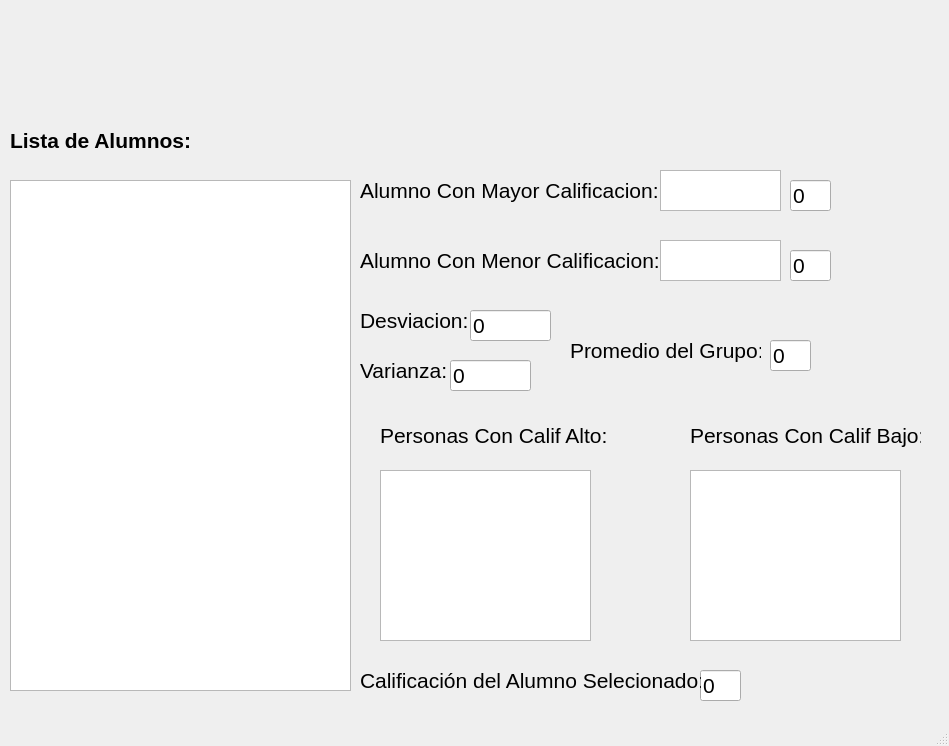
<?xml version="1.0" encoding="UTF-8"?>
<ui version="4.0">
 <class>MainWindow</class>
 <widget class="QMainWindow" name="MainWindow">
  <property name="geometry">
   <rect>
    <x>0</x>
    <y>0</y>
    <width>949</width>
    <height>746</height>
   </rect>
  </property>
  <property name="windowTitle">
   <string>MainWindow</string>
  </property>
  <widget class="QWidget" name="centralwidget">
   <widget class="QListWidget" name="lw_alumnos">
    <property name="geometry">
     <rect>
      <x>10</x>
      <y>180</y>
      <width>341</width>
      <height>511</height>
     </rect>
    </property>
    <property name="font">
     <font>
      <pointsize>16</pointsize>
     </font>
    </property>
   </widget>
   <widget class="QLabel" name="label">
    <property name="geometry">
     <rect>
      <x>10</x>
      <y>120</y>
      <width>261</width>
      <height>41</height>
     </rect>
    </property>
    <property name="font">
     <font>
      <pointsize>16</pointsize>
      <weight>75</weight>
      <bold>true</bold>
     </font>
    </property>
    <property name="text">
     <string>Lista de Alumnos:</string>
    </property>
   </widget>
   <widget class="QLineEdit" name="txt_calificacion">
    <property name="geometry">
     <rect>
      <x>700</x>
      <y>670</y>
      <width>41</width>
      <height>31</height>
     </rect>
    </property>
    <property name="font">
     <font>
      <pointsize>16</pointsize>
     </font>
    </property>
    <property name="text">
     <string>0</string>
    </property>
   </widget>
   <widget class="QLabel" name="label_10">
    <property name="geometry">
     <rect>
      <x>830</x>
      <y>0</y>
      <width>121</width>
      <height>131</height>
     </rect>
    </property>
    <property name="text">
     <string/>
    </property>
    <property name="pixmap">
     <pixmap resource="../PIP_UNIDAD_2_2021_3/recursos_proyecto.qrc">:/LOGO/Imagenes/HD-wallpaper-bob-esponja-mafioso-bob-esponja-gangster-mafioso-meme.jpg</pixmap>
    </property>
    <property name="scaledContents">
     <bool>true</bool>
    </property>
   </widget>
   <widget class="QLabel" name="label_8">
    <property name="geometry">
     <rect>
      <x>10</x>
      <y>0</y>
      <width>111</width>
      <height>121</height>
     </rect>
    </property>
    <property name="text">
     <string/>
    </property>
    <property name="pixmap">
     <pixmap resource="../PIP_UNIDAD_2_2021_3/recursos_proyecto.qrc">:/NUMEROS/Imagenes/Boca_Juniors_logo18.svg.png</pixmap>
    </property>
    <property name="scaledContents">
     <bool>true</bool>
    </property>
   </widget>
   <widget class="QLabel" name="label_9">
    <property name="geometry">
     <rect>
      <x>120</x>
      <y>0</y>
      <width>701</width>
      <height>81</height>
     </rect>
    </property>
    <property name="text">
     <string/>
    </property>
    <property name="pixmap">
     <pixmap resource="../PIP_UNIDAD_2_2021_3/recursos_proyecto.qrc">:/UAT_FIANS/Imagenes/FIANS.png</pixmap>
    </property>
    <property name="scaledContents">
     <bool>true</bool>
    </property>
   </widget>
   <widget class="QLabel" name="label_4">
    <property name="geometry">
     <rect>
      <x>360</x>
      <y>640</y>
      <width>341</width>
      <height>81</height>
     </rect>
    </property>
    <property name="font">
     <font>
      <pointsize>16</pointsize>
     </font>
    </property>
    <property name="text">
     <string>Calificación del Alumno Selecionado:</string>
    </property>
   </widget>
   <widget class="QLabel" name="label_5">
    <property name="geometry">
     <rect>
      <x>360</x>
      <y>150</y>
      <width>301</width>
      <height>81</height>
     </rect>
    </property>
    <property name="font">
     <font>
      <pointsize>16</pointsize>
     </font>
    </property>
    <property name="text">
     <string>Alumno Con Mayor Calificacion:</string>
    </property>
   </widget>
   <widget class="QLabel" name="label_6">
    <property name="geometry">
     <rect>
      <x>360</x>
      <y>220</y>
      <width>301</width>
      <height>81</height>
     </rect>
    </property>
    <property name="font">
     <font>
      <pointsize>16</pointsize>
     </font>
    </property>
    <property name="text">
     <string>Alumno Con Menor Calificacion:</string>
    </property>
   </widget>
   <widget class="QListWidget" name="lw_alto">
    <property name="geometry">
     <rect>
      <x>380</x>
      <y>470</y>
      <width>211</width>
      <height>171</height>
     </rect>
    </property>
    <property name="font">
     <font>
      <pointsize>16</pointsize>
     </font>
    </property>
   </widget>
   <widget class="QListWidget" name="lw_bajo">
    <property name="geometry">
     <rect>
      <x>690</x>
      <y>470</y>
      <width>211</width>
      <height>171</height>
     </rect>
    </property>
    <property name="font">
     <font>
      <pointsize>16</pointsize>
     </font>
    </property>
   </widget>
   <widget class="QLineEdit" name="txt_mayor">
    <property name="geometry">
     <rect>
      <x>790</x>
      <y>180</y>
      <width>41</width>
      <height>31</height>
     </rect>
    </property>
    <property name="font">
     <font>
      <pointsize>16</pointsize>
     </font>
    </property>
    <property name="text">
     <string>0</string>
    </property>
   </widget>
   <widget class="QLineEdit" name="txt_menor">
    <property name="geometry">
     <rect>
      <x>790</x>
      <y>250</y>
      <width>41</width>
      <height>31</height>
     </rect>
    </property>
    <property name="font">
     <font>
      <pointsize>16</pointsize>
     </font>
    </property>
    <property name="text">
     <string>0</string>
    </property>
   </widget>
   <widget class="QListWidget" name="lw_mayor">
    <property name="geometry">
     <rect>
      <x>660</x>
      <y>170</y>
      <width>121</width>
      <height>41</height>
     </rect>
    </property>
    <property name="font">
     <font>
      <pointsize>16</pointsize>
     </font>
    </property>
   </widget>
   <widget class="QListWidget" name="lw_menor">
    <property name="geometry">
     <rect>
      <x>660</x>
      <y>240</y>
      <width>121</width>
      <height>41</height>
     </rect>
    </property>
    <property name="font">
     <font>
      <pointsize>16</pointsize>
     </font>
    </property>
   </widget>
   <widget class="QLabel" name="label_7">
    <property name="geometry">
     <rect>
      <x>690</x>
      <y>410</y>
      <width>231</width>
      <height>51</height>
     </rect>
    </property>
    <property name="font">
     <font>
      <pointsize>16</pointsize>
     </font>
    </property>
    <property name="text">
     <string>Personas Con Calif Bajo:</string>
    </property>
   </widget>
   <widget class="QLabel" name="label_11">
    <property name="geometry">
     <rect>
      <x>380</x>
      <y>410</y>
      <width>231</width>
      <height>51</height>
     </rect>
    </property>
    <property name="font">
     <font>
      <pointsize>16</pointsize>
     </font>
    </property>
    <property name="text">
     <string>Personas Con Calif Alto:</string>
    </property>
   </widget>
   <widget class="QLabel" name="label_12">
    <property name="geometry">
     <rect>
      <x>360</x>
      <y>300</y>
      <width>111</width>
      <height>41</height>
     </rect>
    </property>
    <property name="font">
     <font>
      <pointsize>16</pointsize>
     </font>
    </property>
    <property name="text">
     <string>Desviacion:</string>
    </property>
   </widget>
   <widget class="QLineEdit" name="txt_desviacion">
    <property name="geometry">
     <rect>
      <x>470</x>
      <y>310</y>
      <width>81</width>
      <height>31</height>
     </rect>
    </property>
    <property name="font">
     <font>
      <pointsize>16</pointsize>
     </font>
    </property>
    <property name="text">
     <string>0</string>
    </property>
   </widget>
   <widget class="QLabel" name="label_13">
    <property name="geometry">
     <rect>
      <x>360</x>
      <y>350</y>
      <width>91</width>
      <height>41</height>
     </rect>
    </property>
    <property name="font">
     <font>
      <pointsize>16</pointsize>
     </font>
    </property>
    <property name="text">
     <string>Varianza:</string>
    </property>
   </widget>
   <widget class="QLineEdit" name="txt_varianza">
    <property name="geometry">
     <rect>
      <x>450</x>
      <y>360</y>
      <width>81</width>
      <height>31</height>
     </rect>
    </property>
    <property name="font">
     <font>
      <pointsize>16</pointsize>
     </font>
    </property>
    <property name="text">
     <string>0</string>
    </property>
   </widget>
   <widget class="QLabel" name="label_14">
    <property name="geometry">
     <rect>
      <x>570</x>
      <y>330</y>
      <width>191</width>
      <height>41</height>
     </rect>
    </property>
    <property name="font">
     <font>
      <pointsize>16</pointsize>
     </font>
    </property>
    <property name="text">
     <string>Promedio del Grupo:</string>
    </property>
   </widget>
   <widget class="QLineEdit" name="txt_promedio">
    <property name="geometry">
     <rect>
      <x>770</x>
      <y>340</y>
      <width>41</width>
      <height>31</height>
     </rect>
    </property>
    <property name="font">
     <font>
      <pointsize>16</pointsize>
     </font>
    </property>
    <property name="text">
     <string>0</string>
    </property>
   </widget>
  </widget>
  <widget class="QMenuBar" name="menubar">
   <property name="geometry">
    <rect>
     <x>0</x>
     <y>0</y>
     <width>949</width>
     <height>22</height>
    </rect>
   </property>
  </widget>
  <widget class="QStatusBar" name="statusbar"/>
 </widget>
 <resources>
  <include location="../PIP_UNIDAD_2_2021_3/recursos_proyecto.qrc"/>
 </resources>
 <connections/>
</ui>
